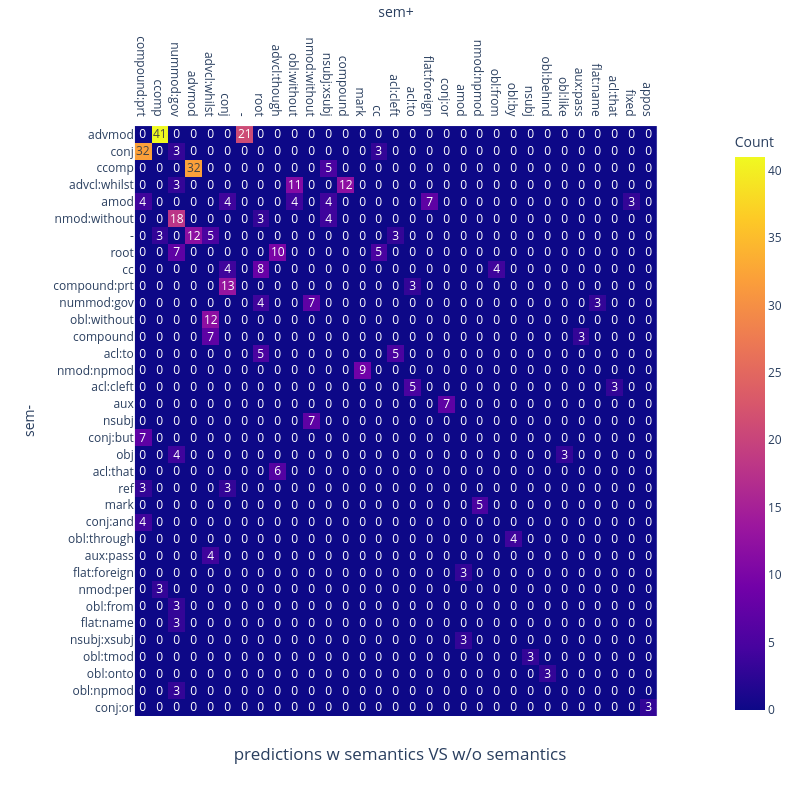

The notebook cell this image was saved under:
### Code cell
visualize_cm(deps_rels_sem, deps_rels_no_sem, "predictions w semantics VS w/o semantics", x_title="sem+", y_title="sem-")

### Figure 1 — Plotly figure (JSON) as saved in the notebook; plotly's stock layout.template omitted (floating-point values rounded to 4 significant figures; data arrays with more than 128 entries replaced by an {"elided": "..."} marker saying what was removed)
{"data": [{"coloraxis": "coloraxis", "hovertemplate": "sem+: %{x}<br>sem-: %{y}<br>Count: %{z}<extra></extra>", "name": "0", "texttemplate": "%{z}", "type": "heatmap", "x": ["compound:prt", "ccomp", "nummod:gov", "advmod", "advcl:whilst", "conj", "-", "root", "advcl:though", "obl:without", "nmod:without", "nsubj:xsubj", "compound", "mark", "cc", "acl:cleft", "acl:to", "flat:foreign", "conj:or", "amod", "nmod:npmod", "obl:from", "obl:by", "nsubj", "obl:behind", "obl:like", "aux:pass", "flat:name", "acl:that", "fixed", "appos"], "xaxis": "x", "y": ["advmod", "conj", "ccomp", "advcl:whilst", "amod", "nmod:without", "-", "root", "cc", "compound:prt", "nummod:gov", "obl:without", "compound", "acl:to", "nmod:npmod", "acl:cleft", "aux", "nsubj", "conj:but", "obj", "acl:that", "ref", "mark", "conj:and", "obl:through", "aux:pass", "flat:foreign", "nmod:per", "obl:from", "flat:name", "nsubj:xsubj", "obl:tmod", "obl:onto", "obl:npmod", "conj:or"], "yaxis": "y", "z": {"elided": "35x31 int values"}}], "layout": {"autosize": false, "coloraxis": {"colorbar": {"title": {"text": "Count"}}, "colorscale": [[0, "#0d0887"], [0.1111, "#46039f"], [0.2222, "#7201a8"], [0.3333, "#9c179e"], [0.4444, "#bd3786"], [0.5556, "#d8576b"], [0.6667, "#ed7953"], [0.7778, "#fb9f3a"], [0.8889, "#fdca26"], [1, "#f0f921"]]}, "height": 800, "margin": {"t": 60}, "title": {"text": "predictions w semantics VS w/o semantics", "x": 0.5, "y": 0.05}, "width": 800, "xaxis": {"anchor": "y", "autorange": true, "constrain": "domain", "domain": [0.08667, 0.9133], "range": [-0.5, 30.5], "scaleanchor": "y", "side": "top", "title": {"text": "sem+"}, "type": "category"}, "yaxis": {"anchor": "x", "autorange": true, "constrain": "domain", "domain": [0, 1], "range": [34.5, -0.5], "title": {"text": "sem-"}, "type": "category"}}}
